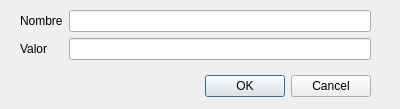
<?xml version="1.0" encoding="UTF-8"?>
<ui version="4.0">
 <class>dataRequest</class>
 <widget class="QDialog" name="dataRequest">
  <property name="geometry">
   <rect>
    <x>0</x>
    <y>0</y>
    <width>400</width>
    <height>109</height>
   </rect>
  </property>
  <property name="windowTitle">
   <string>Dialog</string>
  </property>
  <widget class="QDialogButtonBox" name="buttonBox">
   <property name="geometry">
    <rect>
     <x>30</x>
     <y>70</y>
     <width>341</width>
     <height>32</height>
    </rect>
   </property>
   <property name="orientation">
    <enum>Qt::Horizontal</enum>
   </property>
   <property name="standardButtons">
    <set>QDialogButtonBox::Cancel|QDialogButtonBox::Ok</set>
   </property>
  </widget>
  <widget class="QWidget" name="">
   <property name="geometry">
    <rect>
     <x>20</x>
     <y>10</y>
     <width>351</width>
     <height>52</height>
    </rect>
   </property>
   <layout class="QGridLayout" name="gridLayout">
    <item row="0" column="0">
     <widget class="QLabel" name="label">
      <property name="text">
       <string>Nombre</string>
      </property>
     </widget>
    </item>
    <item row="0" column="1">
     <widget class="QLineEdit" name="lineEdit"/>
    </item>
    <item row="1" column="0">
     <widget class="QLabel" name="label_2">
      <property name="text">
       <string>Valor</string>
      </property>
     </widget>
    </item>
    <item row="1" column="1">
     <widget class="QLineEdit" name="lineEdit_2"/>
    </item>
   </layout>
  </widget>
 </widget>
 <resources/>
 <connections>
  <connection>
   <sender>buttonBox</sender>
   <signal>accepted()</signal>
   <receiver>dataRequest</receiver>
   <slot>accept()</slot>
   <hints>
    <hint type="sourcelabel">
     <x>248</x>
     <y>254</y>
    </hint>
    <hint type="destinationlabel">
     <x>157</x>
     <y>274</y>
    </hint>
   </hints>
  </connection>
  <connection>
   <sender>buttonBox</sender>
   <signal>rejected()</signal>
   <receiver>dataRequest</receiver>
   <slot>reject()</slot>
   <hints>
    <hint type="sourcelabel">
     <x>316</x>
     <y>260</y>
    </hint>
    <hint type="destinationlabel">
     <x>286</x>
     <y>274</y>
    </hint>
   </hints>
  </connection>
 </connections>
</ui>
